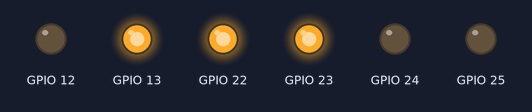
This program was run on a simulated Raspberry Pi (BCM pin numbers). On the bench: output pins drawn as LEDs (lit = HIGH). What the program prints to the terminal is not drawn.

Above: at 0.1 s.
Timing chart, 0 to 1.6 s (numbered marks = the images above):
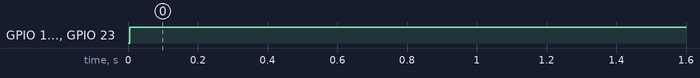

Measured:
- by itself, GPIO 13, GPIO 22, GPIO 23: LOW → HIGH at 0.00 s

The program:

example.py
```python
from __future__ import print_function
import time
from dual_g2_hpmd_rpi import motors, MAX_SPEED

# Define a custom exception to raise if a fault is detected.
class DriverFault(Exception):
    def __init__(self, driver_num):
        self.driver_num = driver_num

def raiseIfFault():
    if motors.motor1.getFault():
        raise DriverFault(1)
    if motors.motor2.getFault():
        raise DriverFault(2)

# Set up sequences of motor speeds.
test_forward_speeds = list(range(0, MAX_SPEED, 1)) + \
  [MAX_SPEED] * 200 + list(range(MAX_SPEED, 0, -1)) + [0]

test_reverse_speeds = list(range(0, -MAX_SPEED, -1)) + \
  [-MAX_SPEED] * 200 + list(range(-MAX_SPEED, 0, 1)) + [0]

try:
    motors.setSpeeds(0, 0)

    print("Motor 1 forward")
    motors.motor2.setSpeed(MAX_SPEED)
    time.sleep(3600)

#for s in test_forward_speeds:
#        motors.motor1.setSpeed(s)
#        raiseIfFault()
#        time.sleep(0.002)

#    print("Motor 1 reverse")
#    for s in test_reverse_speeds:
#        motors.motor1.setSpeed(s)
#        raiseIfFault()
#        time.sleep(0.002)

    # Disable the drivers for half a second.
#    motors.disable()
#    time.sleep(0.5)
#    motors.enable()

#    print("Motor 2 forward")
#    for s in test_forward_speeds:
#        motors.motor2.setSpeed(s)
 #       raiseIfFault()
#        time.sleep(0.002)

#    print("Motor 2 reverse")
#    for s in test_reverse_speeds:
#        motors.motor2.setSpeed(s)
#        raiseIfFault()

#time.sleep(0.002)

except DriverFault as e:
    print("Driver %s fault!" % e.driver_num)

finally:
  # Stop the motors, even if there is an exception
  # or the user presses Ctrl+C to kill the process.

    motors.forceStop()
    print("stopped")
```

dual_g2_hpmd_rpi.py
```python
import pigpio

_pi = pigpio.pi()
if not _pi.connected:
    raise IOError("Can't connect to pigpio")

# Motor speeds for this library are specified as numbers between -MAX_SPEED and
# MAX_SPEED, inclusive.
# This has a value of 480 for historical reasons/to maintain compatibility with
# older libraries for other Pololu boards (which used WiringPi to set up the
# hardware PWM directly).
_max_speed = 480
MAX_SPEED = _max_speed

_pin_M1FLT = 5
_pin_M2FLT = 6
_pin_M1PWM = 12
_pin_M2PWM = 13
_pin_M1EN = 22
_pin_M2EN = 23
_pin_M1DIR = 24
_pin_M2DIR = 25

class Motor(object):
    MAX_SPEED = _max_speed

    def __init__(self, pwm_pin, dir_pin, en_pin, flt_pin):
        self.pwm_pin = pwm_pin
        self.dir_pin = dir_pin
        self.en_pin = en_pin
        self.flt_pin = flt_pin

        _pi.set_pull_up_down(flt_pin, pigpio.PUD_UP) # make sure FLT is pulled up
        _pi.write(en_pin, 1) # enable driver by default

    def setSpeed(self, speed):
        if speed < 0:
            speed = -speed
            dir_value = 1
        else:
            dir_value = 0

        if speed > MAX_SPEED:
            speed = MAX_SPEED

        _pi.write(self.dir_pin, dir_value)
        _pi.hardware_PWM(self.pwm_pin, 20000, int(speed * 6250 / 3));
          # 20 kHz PWM, duty cycle in range 0-1000000 as expected by pigpio

    def enable(self):
        _pi.write(self.en_pin, 1)

    def disable(self):
        _pi.write(self.en_pin, 0)

    def getFault(self):
        return not _pi.read(self.flt_pin)

class Motors(object):
    MAX_SPEED = _max_speed

    def __init__(self):
        self.motor1 = Motor(_pin_M1PWM, _pin_M1DIR, _pin_M1EN, _pin_M1FLT)
        self.motor2 = Motor(_pin_M2PWM, _pin_M2DIR, _pin_M2EN, _pin_M2FLT)

    def setSpeeds(self, m1_speed, m2_speed):
        self.motor1.setSpeed(m1_speed)
        self.motor2.setSpeed(m2_speed)

    def enable(self):
        self.motor1.enable()
        self.motor2.enable()

    def disable(self):
        self.motor1.disable()
        self.motor2.disable()

    def getFaults(self):
        return self.motor1.getFault() or self.motor2.getFault()

    def forceStop(self):
        # reinitialize the pigpio interface in case we interrupted another command
        # (so this method works reliably when called from an exception handler)
        global _pi
        _pi.stop()
        _pi = pigpio.pi()
        self.setSpeeds(0, 0)

motors = Motors()
```
